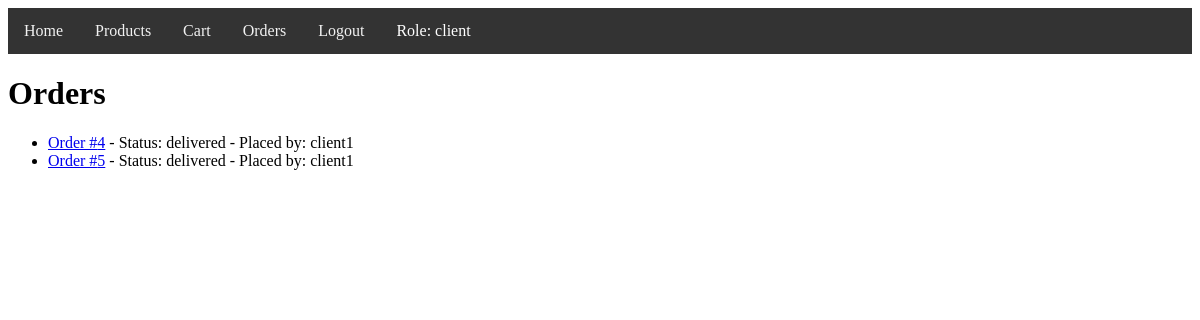
The page /orders (signed in) on the database as committed earlier.
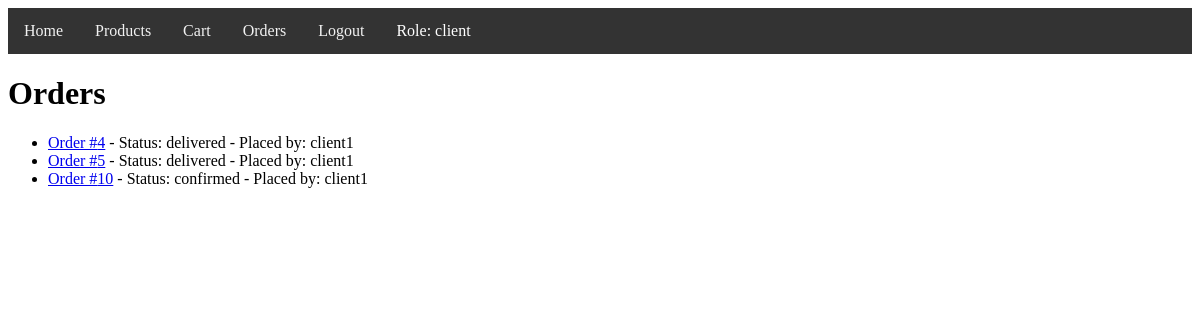
The same page on the database as committed later.
### models/user/user.py (models this page shows)
class User(db.Model):
    id = db.Column(db.Integer, primary_key=True)
    username = db.Column(db.String(150), unique=True, nullable=False)
    password = db.Column(db.String(150), nullable=False)
    role = db.Column(db.String(50), nullable=False, default='user')  # Nowa kolumna
    orders = db.relationship('Order', backref='user', lazy=True)

### models/order/order.py (models this page shows)
class Order(db.Model):
    id = db.Column(db.Integer, primary_key=True)
    user_id = db.Column(db.Integer, db.ForeignKey('user.id'), nullable=False)
    status = db.Column(db.String(50), nullable=False, default='pending')
    created_at = db.Column(db.DateTime, default=datetime.utcnow)
    items = db.relationship('OrderItem', backref='order', lazy=True)

### controllers/order/order_view.py (the view)
@order_blueprint.route('/orders')
def orders():
    if 'user_id' not in session:
        flash('You need to be logged in to view orders.', 'danger')
        return redirect(url_for('user.login'))
    user = User.query.get(session['user_id'])
    if user.role == 'client':
        orders = Order.query.filter_by(user_id=user.id).all()
    else:
        orders = Order.query.all()
    orders_with_users = []
    for order in orders:
        order_user = User.query.get(order.user_id)
        orders_with_users.append((order, order_user))
    return render_template('orders.html', orders_with_users=orders_with_users, user=user)

### templates/orders.html (shortened to what this page needs)
{% extends "base.html" %}
{% block content %}
<h1>Orders</h1>
<ul>
    {% for order, order_user in orders_with_users %}
    <li>
        <a href="{{ url_for('order.order_detail', order_id=order.id) }}">Order #{{ order.id }}</a> - Status: {{ order.status }} - Placed by: {{ order_user.username }}
    </li>
    {% endfor %}
</ul>
{% endblock %}

### templates/base.html (shortened to what this page needs)
<!doctype html>
<html lang="en">
<head>
</head>
<body>
    <div class="navbar">
        <a href="{{ url_for('user.home') }}">Home</a>
        {% if session.get('user_id') %}
            <a href="{{ url_for('product.products') }}">Products</a>
            <a href="{{ url_for('order.cart') }}">Cart</a>
            <a href="{{ url_for('order.orders') }}">Orders</a>
            <a href="{{ url_for('user.logout') }}">Logout</a>
            <span style="color: white; padding: 14px 16px;">Role: {{ session.get('role') }}</span>
        {% else %}
            <a href="{{ url_for('user.login') }}">Login</a>
        {% endif %}
    </div>
    {% block content %}{% endblock %}
</body>
</html>

### templates/base.html (style rules this page uses)
.navbar { display: flex; background-color: #333; overflow: hidden; }
.navbar a { float: left; display: block; color: #f2f2f2; text-align: center; padding: 14px 16px; text-decoration: none; }

Rows that differ between the two databases and show on the page:
added Order: id "10", status "confirmed", username "client1"
